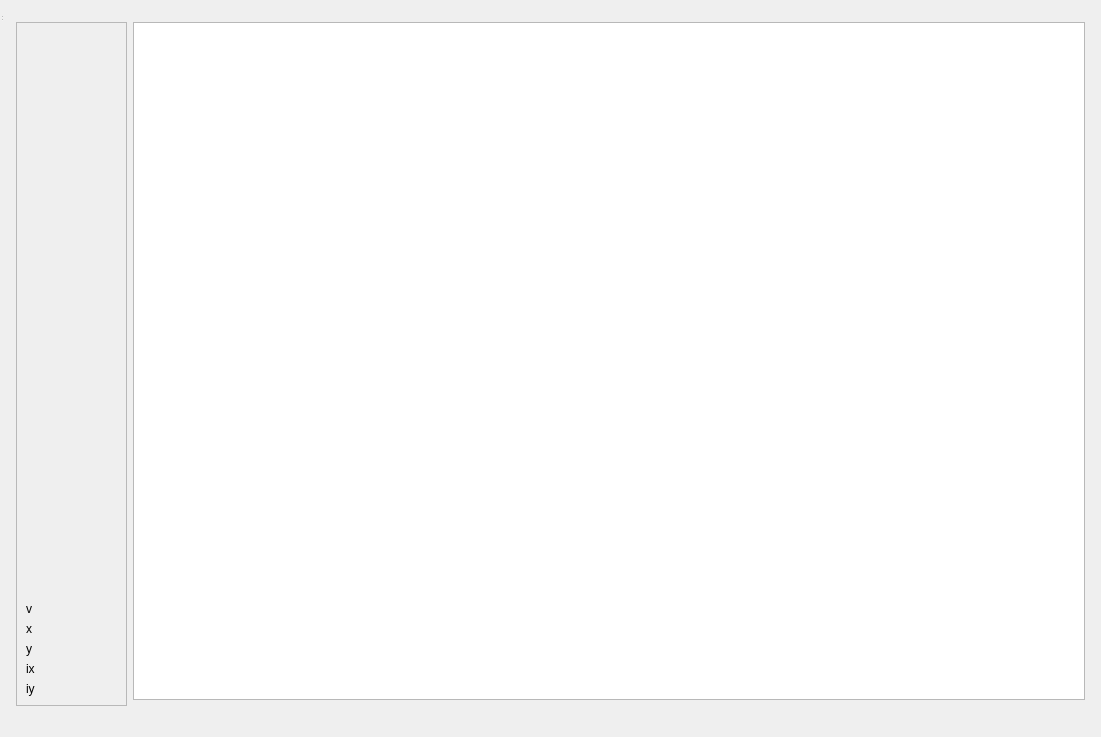
<?xml version="1.0" encoding="UTF-8"?>
<ui version="4.0">
 <class>SliceWindow</class>
 <widget class="QWidget" name="SliceWindow">
  <property name="geometry">
   <rect>
    <x>0</x>
    <y>0</y>
    <width>1101</width>
    <height>737</height>
   </rect>
  </property>
  <property name="windowTitle">
   <string>MainWindow</string>
  </property>
  <layout class="QGridLayout" name="gridLayout_3">
   <item row="0" column="0">
    <widget class="QMenuBar" name="menubar"/>
   </item>
   <item row="1" column="0">
    <layout class="QGridLayout" name="gridLayout">
     <item row="2" column="1" rowspan="2">
      <widget class="QFrame" name="frame_seismic">
       <property name="minimumSize">
        <size>
         <width>100</width>
         <height>0</height>
        </size>
       </property>
       <property name="maximumSize">
        <size>
         <width>120</width>
         <height>16777215</height>
        </size>
       </property>
       <property name="frameShape">
        <enum>QFrame::StyledPanel</enum>
       </property>
       <property name="frameShadow">
        <enum>QFrame::Raised</enum>
       </property>
       <layout class="QGridLayout" name="gridLayout_2">
        <item row="6" column="1">
         <widget class="QLabel" name="label_ix">
          <property name="minimumSize">
           <size>
            <width>70</width>
            <height>0</height>
           </size>
          </property>
          <property name="maximumSize">
           <size>
            <width>80</width>
            <height>20</height>
           </size>
          </property>
          <property name="text">
           <string/>
          </property>
         </widget>
        </item>
        <item row="5" column="0">
         <widget class="QLabel" name="label_txt_y">
          <property name="minimumSize">
           <size>
            <width>15</width>
            <height>0</height>
           </size>
          </property>
          <property name="maximumSize">
           <size>
            <width>10</width>
            <height>20</height>
           </size>
          </property>
          <property name="text">
           <string>y</string>
          </property>
         </widget>
        </item>
        <item row="6" column="0">
         <widget class="QLabel" name="label_txt_ix">
          <property name="minimumSize">
           <size>
            <width>15</width>
            <height>0</height>
           </size>
          </property>
          <property name="maximumSize">
           <size>
            <width>10</width>
            <height>20</height>
           </size>
          </property>
          <property name="text">
           <string>ix</string>
          </property>
         </widget>
        </item>
        <item row="7" column="0">
         <widget class="QLabel" name="label_txt_iy">
          <property name="minimumSize">
           <size>
            <width>15</width>
            <height>0</height>
           </size>
          </property>
          <property name="maximumSize">
           <size>
            <width>10</width>
            <height>20</height>
           </size>
          </property>
          <property name="text">
           <string>iy</string>
          </property>
         </widget>
        </item>
        <item row="4" column="1">
         <widget class="QLabel" name="label_x">
          <property name="minimumSize">
           <size>
            <width>70</width>
            <height>0</height>
           </size>
          </property>
          <property name="maximumSize">
           <size>
            <width>80</width>
            <height>20</height>
           </size>
          </property>
          <property name="text">
           <string/>
          </property>
         </widget>
        </item>
        <item row="4" column="0">
         <widget class="QLabel" name="label_txt_x">
          <property name="minimumSize">
           <size>
            <width>15</width>
            <height>0</height>
           </size>
          </property>
          <property name="maximumSize">
           <size>
            <width>10</width>
            <height>20</height>
           </size>
          </property>
          <property name="text">
           <string>x</string>
          </property>
         </widget>
        </item>
        <item row="7" column="1">
         <widget class="QLabel" name="label_iy">
          <property name="minimumSize">
           <size>
            <width>70</width>
            <height>0</height>
           </size>
          </property>
          <property name="maximumSize">
           <size>
            <width>80</width>
            <height>20</height>
           </size>
          </property>
          <property name="text">
           <string/>
          </property>
         </widget>
        </item>
        <item row="5" column="1">
         <widget class="QLabel" name="label_y">
          <property name="minimumSize">
           <size>
            <width>70</width>
            <height>0</height>
           </size>
          </property>
          <property name="maximumSize">
           <size>
            <width>80</width>
            <height>20</height>
           </size>
          </property>
          <property name="text">
           <string/>
          </property>
         </widget>
        </item>
        <item row="1" column="1">
         <spacer name="verticalSpacer_2">
          <property name="orientation">
           <enum>Qt::Vertical</enum>
          </property>
          <property name="sizeHint" stdset="0">
           <size>
            <width>20</width>
            <height>40</height>
           </size>
          </property>
         </spacer>
        </item>
        <item row="3" column="1">
         <widget class="QLabel" name="label_v">
          <property name="text">
           <string/>
          </property>
         </widget>
        </item>
        <item row="3" column="0">
         <widget class="QLabel" name="label_txt_v">
          <property name="text">
           <string>v</string>
          </property>
         </widget>
        </item>
        <item row="2" column="0" colspan="2">
         <widget class="QLabel" name="label_acronym">
          <property name="text">
           <string/>
          </property>
         </widget>
        </item>
       </layout>
      </widget>
     </item>
     <item row="0" column="2">
      <spacer name="verticalSpacer">
       <property name="orientation">
        <enum>Qt::Vertical</enum>
       </property>
       <property name="sizeType">
        <enum>QSizePolicy::Fixed</enum>
       </property>
       <property name="sizeHint" stdset="0">
        <size>
         <width>20</width>
         <height>5</height>
        </size>
       </property>
      </spacer>
     </item>
     <item row="2" column="2">
      <widget class="PlotWidget" name="plotItem_slice"/>
     </item>
     <item row="2" column="3">
      <spacer name="horizontalSpacer">
       <property name="orientation">
        <enum>Qt::Horizontal</enum>
       </property>
       <property name="sizeType">
        <enum>QSizePolicy::Maximum</enum>
       </property>
       <property name="sizeHint" stdset="0">
        <size>
         <width>5</width>
         <height>17</height>
        </size>
       </property>
      </spacer>
     </item>
     <item row="2" column="0">
      <spacer name="horizontalSpacer_3">
       <property name="orientation">
        <enum>Qt::Horizontal</enum>
       </property>
       <property name="sizeType">
        <enum>QSizePolicy::Fixed</enum>
       </property>
       <property name="sizeHint" stdset="0">
        <size>
         <width>5</width>
         <height>20</height>
        </size>
       </property>
      </spacer>
     </item>
    </layout>
   </item>
   <item row="2" column="0">
    <widget class="QLabel" name="label_region">
     <property name="text">
      <string/>
     </property>
    </widget>
   </item>
  </layout>
  <widget class="QStatusBar" name="statusbar">
   <property name="geometry">
    <rect>
     <x>0</x>
     <y>0</y>
     <width>3</width>
     <height>22</height>
    </rect>
   </property>
  </widget>
 </widget>
 <customwidgets>
  <customwidget>
   <class>PlotWidget</class>
   <extends>QGraphicsView</extends>
   <header>pyqtgraph</header>
  </customwidget>
 </customwidgets>
 <resources/>
 <connections/>
</ui>
